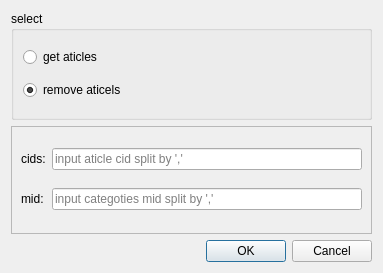
<?xml version="1.0" encoding="UTF-8"?>
<ui version="4.0">
 <class>selectdialog</class>
 <widget class="QDialog" name="selectdialog">
  <property name="geometry">
   <rect>
    <x>0</x>
    <y>0</y>
    <width>383</width>
    <height>273</height>
   </rect>
  </property>
  <property name="minimumSize">
   <size>
    <width>357</width>
    <height>273</height>
   </size>
  </property>
  <property name="maximumSize">
   <size>
    <width>556</width>
    <height>360</height>
   </size>
  </property>
  <property name="windowTitle">
   <string>select</string>
  </property>
  <layout class="QVBoxLayout" name="verticalLayout_2">
   <item>
    <widget class="QGroupBox" name="groupBox">
     <property name="autoFillBackground">
      <bool>false</bool>
     </property>
     <property name="title">
      <string>select</string>
     </property>
     <layout class="QVBoxLayout" name="verticalLayout">
      <item>
       <widget class="QRadioButton" name="rb_getart">
        <property name="text">
         <string>get aticles</string>
        </property>
        <property name="checked">
         <bool>false</bool>
        </property>
       </widget>
      </item>
      <item>
       <widget class="QRadioButton" name="rb_remart">
        <property name="text">
         <string>remove aticels</string>
        </property>
        <property name="checked">
         <bool>true</bool>
        </property>
       </widget>
      </item>
     </layout>
    </widget>
   </item>
   <item>
    <widget class="QFrame" name="frame">
     <property name="frameShape">
      <enum>QFrame::StyledPanel</enum>
     </property>
     <property name="frameShadow">
      <enum>QFrame::Raised</enum>
     </property>
     <layout class="QGridLayout" name="gridLayout">
      <item row="2" column="1">
       <widget class="QLineEdit" name="lineEdit_mids">
        <property name="placeholderText">
         <string>input categoties mid split by ','</string>
        </property>
       </widget>
      </item>
      <item row="0" column="1">
       <widget class="QLineEdit" name="lineEdit_cids">
        <property name="placeholderText">
         <string>input aticle cid split by ','</string>
        </property>
       </widget>
      </item>
      <item row="0" column="0">
       <widget class="QLabel" name="label">
        <property name="text">
         <string>cids:</string>
        </property>
       </widget>
      </item>
      <item row="2" column="0">
       <widget class="QLabel" name="label_2">
        <property name="text">
         <string>mid:</string>
        </property>
       </widget>
      </item>
     </layout>
    </widget>
   </item>
   <item>
    <widget class="QDialogButtonBox" name="buttonBox">
     <property name="standardButtons">
      <set>QDialogButtonBox::Cancel|QDialogButtonBox::Ok</set>
     </property>
    </widget>
   </item>
  </layout>
 </widget>
 <resources/>
 <connections/>
</ui>
